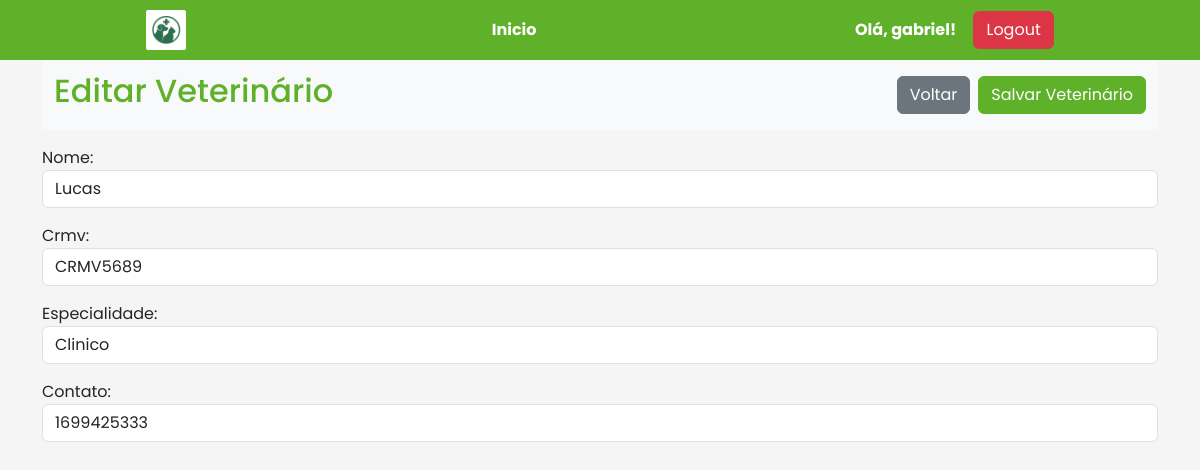
/veterinarios/1/edit/ (signed in), run on an earlier commit of the app's database.
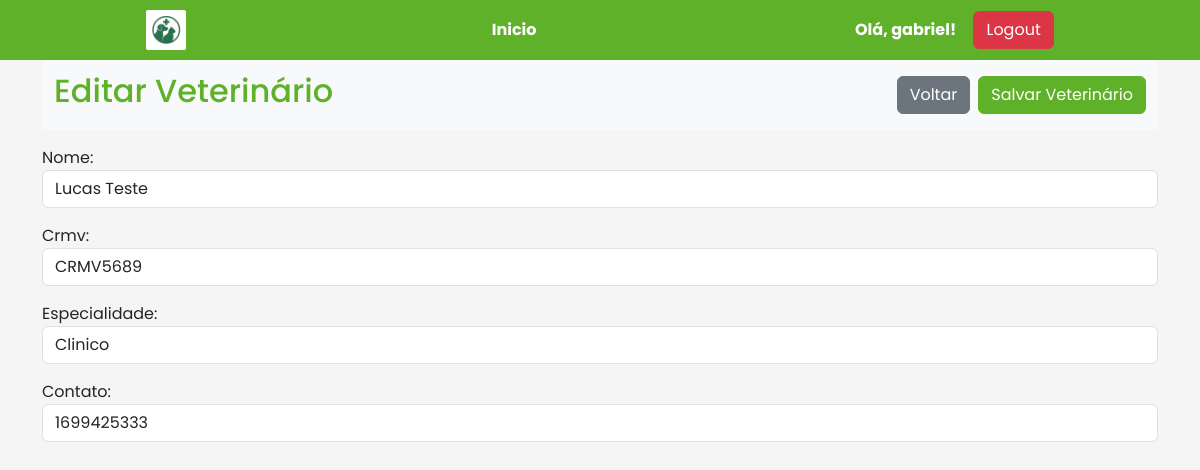
And on a later commit of the database.
### core/models.py (models this page shows, shortened)
class MedicoVeterinario(models.Model):
    nome = models.CharField(max_length=100)
    crmv = models.CharField(max_length=20)
    especialidade = models.CharField(max_length=100)
    contato = models.CharField(max_length=15)

### core/views.py (the view)
# urls.py: path('veterinarios/<int:pk>/edit/', views.edit_veterinario, name='edit_veterinario'),
def edit_veterinario(request, pk):
    veterinario = get_object_or_404(MedicoVeterinario, pk=pk)
    if request.method == 'POST':
        form = MedicoVeterinarioForm(request.POST, instance=veterinario)
        if form.is_valid():
            form.save()
            return redirect('lista_veterinarios')
    else:
        form = MedicoVeterinarioForm(instance=veterinario)
    return render(request, 'veterinario/edit_veterinario.html',
                  {'form': form, 'veterinario': veterinario})

### core/forms.py
class MedicoVeterinarioForm(forms.ModelForm):
    class Meta:
        model = MedicoVeterinario
        fields = ['nome', 'crmv', 'especialidade', 'contato']
    def __init__(self, *args, **kwargs):
        super().__init__(*args, **kwargs)
        for field in self.fields.values():
            field.widget.attrs.update({'class': 'form-control'})

### templates/veterinario/edit_veterinario.html (shortened to what this page needs)
{% extends 'base.html' %}
{% block content %}
<form method="post">
    <div class="page-header">
        <h2 class="page-title">Editar Veterinário</h2>
        <div class="d-flex align-items-center gap-2">
            <button type="button" onclick="window.history.back()" class="btn btn-secondary">Voltar</button>
            <button type="submit" class="btn btn-primary">Salvar Veterinário</button>
        </div>
    </div>
    {{ form.as_p }}
</form>
{% endblock %}

What changed in the data, as far as the page shows it:
changed MedicoVeterinario "CRMV5689": nome "Lucas" → "Lucas Teste"
